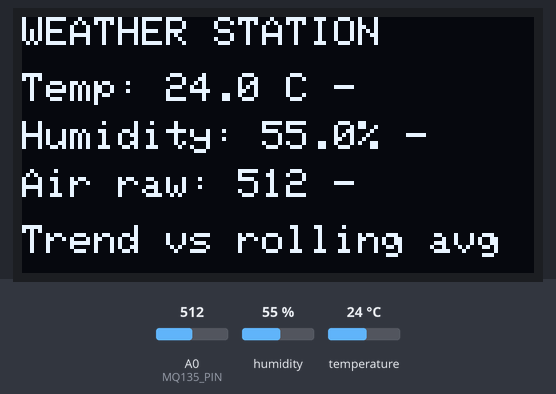
A sketch run on a simulated Arduino Uno, built with avr-gcc and run on an emulated ATmega328P. On the bench: 128×64 one-colour display. The test bench sets the inputs (shaded band); at power-on: humidity 55 %, A0 (MQ135_PIN) = 512, temperature 24 °C.

Above: at 3.0 s.
3.1 s: humidity set to 22 %
At 5.2 s:
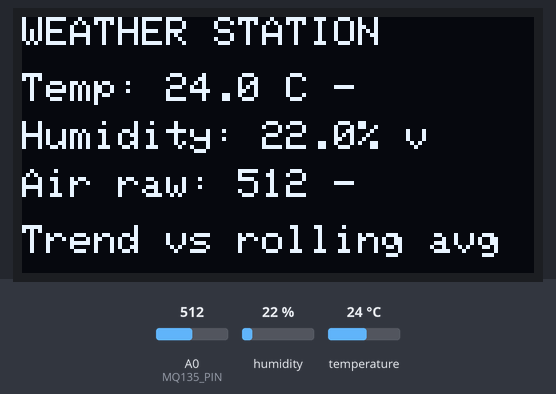
5.8 s: A0 (MQ135_PIN) set to 716
At 7.1 s:
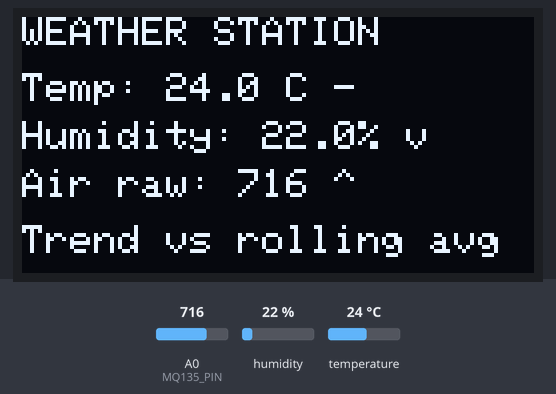
8.5 s: temperature set to 12 °C
At 10.8 s:
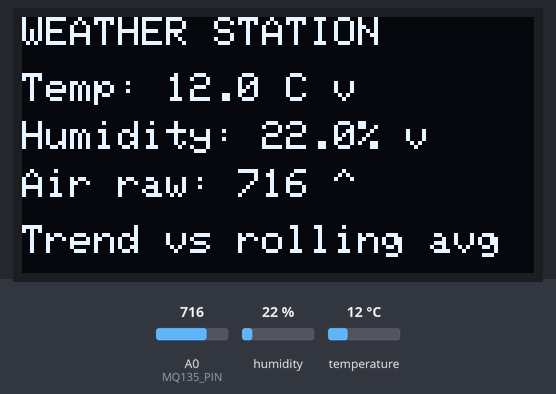
11.5 s: A0 (MQ135_PIN) set to 651
At 12.6 s:
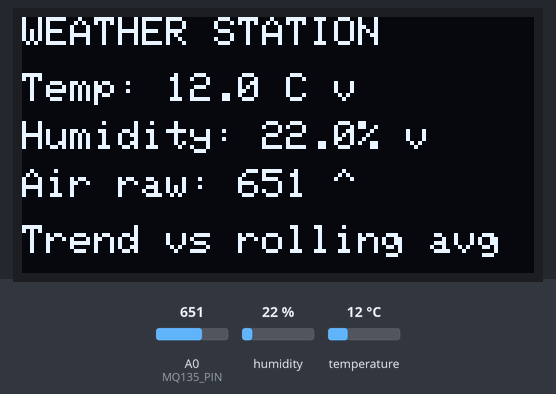
14.2 s: A0 (MQ135_PIN) set to 642
At 17.3 s:
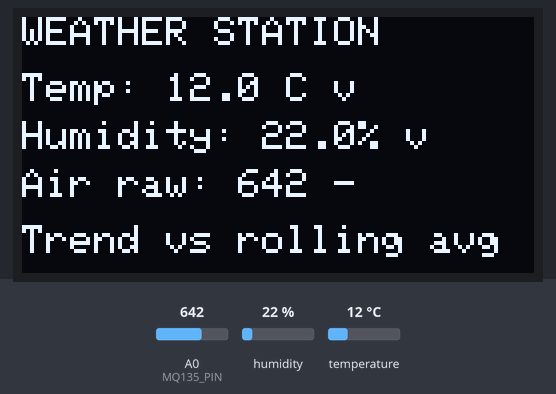
17.6 s: humidity set to 40 %
At 19.4 s:
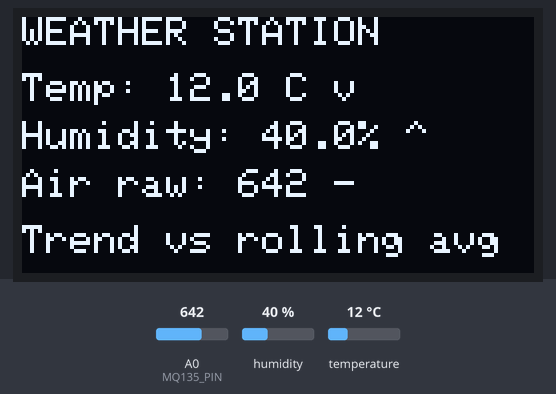
Timing chart, 0 to 20.9 s (numbered marks = the images above; inputs shaded):
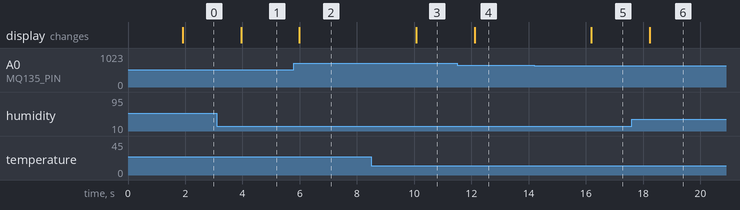

Measured:
- the behaviour switches between 643 and 642 on A0 (MQ135_PIN) (found by bisection; images 4 and 5)
- after the input at 3.1 s, the display: changes after 0.85 s (image 1)
- after the input at 5.8 s, the display: changes after 0.19 s (image 2)
- after the input at 8.5 s, the display: changes after 1.6 s (image 3)
- after the input at 11.5 s, the display: changes after 0.62 s (image 4)
- after the input at 14.2 s, the display: changes after 2.0 s (image 5)
- after the input at 17.6 s, the display: changes after 0.64 s (image 6)

The sketch:

weather_station.ino
```cpp
#include <Wire.h>
#include <Adafruit_GFX.h>
#include <Adafruit_SSD1306.h>
#include <DHT.h>

// ---------- OLED ----------
#define SCREEN_WIDTH 128
#define SCREEN_HEIGHT 64
Adafruit_SSD1306 display(SCREEN_WIDTH, SCREEN_HEIGHT, &Wire, -1);

// ---------- DHT22 ----------
#define DHTPIN 2
#define DHTTYPE DHT22
DHT dht(DHTPIN, DHTTYPE);

// ---------- MQ135 ----------
#define MQ135_PIN A0

// ---------- AVERAGING BUFFERS ----------
#define BUFFER_SIZE 15
float tempBuffer[BUFFER_SIZE];
float humBuffer[BUFFER_SIZE];
int airBuffer[BUFFER_SIZE];
int indexPos = 0;
int samplesStored = 0;

// ---------- AVERAGING ----------
float averageFloat(float arr[]) {
  if (samplesStored == 0) return 0;
  float sum = 0;
  for (int i = 0; i < samplesStored; i++) {
    sum += arr[i];
  }
  return sum / samplesStored;
}

int averageInt(int arr[]) {
  if (samplesStored == 0) return 0;
  long sum = 0;
  for (int i = 0; i < samplesStored; i++) {
    sum += arr[i];
  }
  return sum / samplesStored;
}

// ---------- TREND ----------
char trend(float current, float average, float deadband) {
  if (current > average + deadband) return '^';
  if (current < average - deadband) return 'v';
  return '-';
}

// ---------- ASCII BOOT SCREEN ----------
void bootScreen() {
  display.clearDisplay();
  display.setTextSize(1);
  display.setTextColor(WHITE);
  display.setCursor(0, 0);
  display.println(" WEATHER STATION");
  display.println(" .------------.");
  display.println(" |    TEMP    |");
  display.println(" |  HUMIDITY  |");
  display.println(" |    AIR     |");
  display.println(" '------------'");
  display.println(" SYSTEM READY");
  display.display();
  delay(1800);
}

// ---------- SETUP ----------
void setup() {
  Serial.begin(9600);

  if (!display.begin(SSD1306_SWITCHCAPVCC, 0x3C)) {
    Serial.println("OLED initialization failed. Check address/wiring.");
    while (true) {
      // Stop here if the OLED cannot initialize.
    }
  }

  display.clearDisplay();
  display.setTextColor(WHITE);
  display.setTextSize(1);

  dht.begin();
  bootScreen();

  for (int i = 0; i < BUFFER_SIZE; i++) {
    tempBuffer[i] = 0;
    humBuffer[i] = 0;
    airBuffer[i] = 0;
  }
}

// ---------- MAIN LOOP ----------
void loop() {
  // Read sensors
  float temp = dht.readTemperature(); // Celsius
  float hum = dht.readHumidity();
  int air = analogRead(MQ135_PIN);    // Raw ADC value, 0-1023 on Uno/Nano

  // Keep invalid DHT readings out of the averages.
  bool validDHT = !isnan(temp) && !isnan(hum);

  if (!validDHT) {
    Serial.println("DHT22 read failed.");
  } else {
    tempBuffer[indexPos] = temp;
    humBuffer[indexPos] = hum;
  }

  airBuffer[indexPos] = air;

  indexPos++;
  if (indexPos >= BUFFER_SIZE) indexPos = 0;

  if (samplesStored < BUFFER_SIZE) {
    samplesStored++;
  }

  // Calculate rolling averages
  float avgTemp = averageFloat(tempBuffer);
  float avgHum = averageFloat(humBuffer);
  int avgAir = averageInt(airBuffer);

  // Trend indicators: ^ above average, v below average, - near average
  char tempTrend = validDHT ? trend(temp, avgTemp, 0.2) : '-';
  char humTrend = validDHT ? trend(hum, avgHum, 1.0) : '-';
  char airTrend = trend(air, avgAir, 5.0);

  // Draw screen
  display.clearDisplay();
  display.setTextSize(1);
  display.setTextColor(WHITE);

  display.setCursor(0, 0);
  display.println("WEATHER STATION");

  display.setCursor(0, 14);
  display.print("Temp: ");
  if (validDHT) {
    display.print(temp, 1);
    display.print(" C ");
    display.print(tempTrend);
  } else {
    display.print("--.- C");
  }

  display.setCursor(0, 26);
  display.print("Humidity: ");
  if (validDHT) {
    display.print(hum, 1);
    display.print("% ");
    display.print(humTrend);
  } else {
    display.print("--.- %");
  }

  display.setCursor(0, 38);
  display.print("Air raw: ");
  display.print(air);
  display.print(" ");
  display.print(airTrend);

  display.setCursor(0, 52);
  display.print("Trend vs rolling avg");

  display.display();

  delay(2000);
}
```
